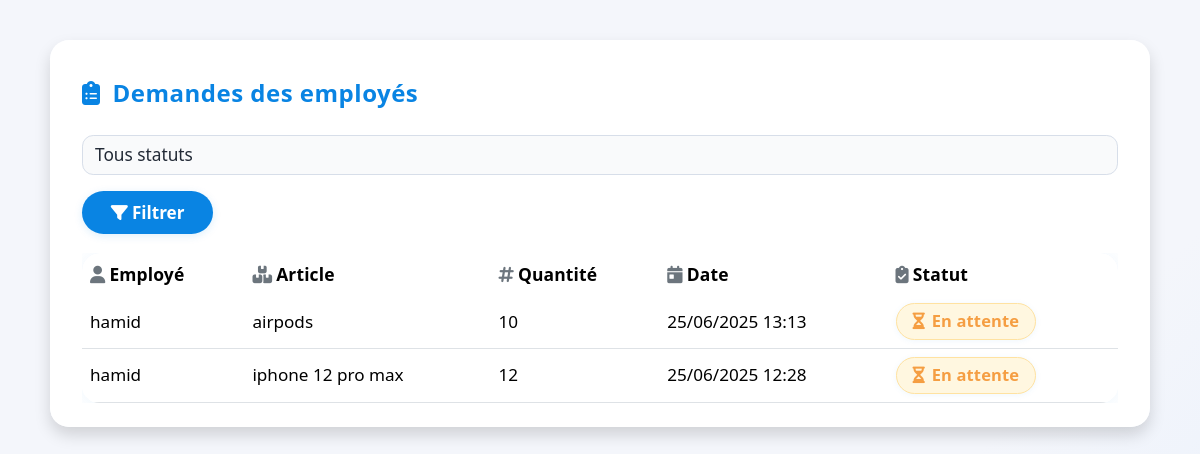
The page /demandes/ (signed in) on the database its author committed.
### inventory/models.py (models this page shows, shortened)
class DemandeArticle(models.Model):
    STATUT_CHOICES = [
        ('en_attente', 'En attente'),
        ('approuvee', 'Approuvée'),
        ('refusee', 'Refusée'),
    ]
    employe = models.ForeignKey(settings.AUTH_USER_MODEL, on_delete=models.CASCADE, limit_choices_to={'role': 'employe'})
    article = models.ForeignKey(Article, on_delete=models.CASCADE)
    quantite = models.PositiveIntegerField()
    date_demande = models.DateTimeField(auto_now_add=True)
    statut = models.CharField(max_length=20, choices=STATUT_CHOICES, default='en_attente')

class CustomUser(AbstractUser):
    ROLE_CHOICES = [
        ('admin', 'Administrateur'),
        ('gestionnaire', 'Gestionnaire de stock'),
        ('employe', 'Employé'),
        ('fournisseur', 'Fournisseur'),
    ]
    role = models.CharField(max_length=20, choices=ROLE_CHOICES)
    phone_number = models.CharField(max_length=15, blank=True, null=True)
    secondary_email = models.EmailField(
        "Email secondaire (2FA)",
        max_length=254,
        blank=True,
        null=True,
        unique=True,
        help_text="Adresse e-mail ajoutée via la procédure 2FA"
    )

class Article(models.Model):
    nom           = models.CharField(max_length=200)
    reference     = models.CharField(max_length=100, unique=True)
    prix          = models.DecimalField(max_digits=10, decimal_places=2)
    quantite      = models.IntegerField(default=0, help_text="Quantité initiale")
    stock         = models.IntegerField(default=0, help_text="Stock courant")
    description   = models.TextField(blank=True, default="")
    facteur_co2   = models.FloatField(default=0.0, verbose_name="Facteur CO₂ (kg/unité)")
    stock_min     = models.PositiveIntegerField(default=1, help_text="Seuil minimal pour alerte")
    alerte_stock_faible_envoyee = models.BooleanField(
        default=False,
        help_text="Passé à True dès qu'une alerte stock < 10 a été envoyée"
    )

### inventory/views.py (the view)
# urls.py: path('demandes/', liste_demandes, name='liste_demandes'),
@login_required
@user_passes_test(is_gestionnaire)
def liste_demandes(request):
    demandes = DemandeArticle.objects.select_related('article', 'employe').order_by('-date_demande')
    statut = request.GET.get('statut')
    if statut:
        demandes = demandes.filter(statut=statut)
    context = {
        "demandes": demandes,
        "statut": statut,
    }
    return render(request, "liste.html", context)

### inventory/views.py (called while the page is built)
def is_gestionnaire(user):
    return user.role == 'gestionnaire' or user.role == 'admin'

### templates/liste.html (shortened to what this page needs)
{% load static %}
<!DOCTYPE html>
<html lang="fr">
<head>
  <link rel="stylesheet" href="https://cdn.jsdelivr.net/npm/bootstrap@5.3.2/dist/css/bootstrap.min.css">
  <link rel="stylesheet" href="https://cdnjs.cloudflare.com/ajax/libs/font-awesome/6.4.0/css/all.min.css">
</head>
<body>
<div class="demande-wrapper shadow">
  <div class="page-title">
    <i class="fas fa-clipboard-list"></i> Demandes des employés
  </div>
  <form method="get" class="filters-bar">
    <select name="statut" class="form-select">
      <option value="">Tous statuts</option>
    </select>
    <button class="btn btn-primary" type="submit"><i class="fas fa-filter me-1"></i>Filtrer</button>
  </form>
  <div class="table-responsive">
    <table class="table align-middle table-hover">
      <thead>
        <tr>
          <th><i class="fas fa-user icon-cell text-secondary me-1"></i>Employé</th>
          <th><i class="fas fa-boxes-stacked icon-cell text-secondary me-1"></i>Article</th>
          <th><i class="fas fa-hashtag icon-cell text-secondary me-1"></i>Quantité</th>
          <th><i class="fas fa-calendar-day icon-cell text-secondary me-1"></i>Date</th>
          <th><i class="fas fa-clipboard-check icon-cell text-secondary me-1"></i>Statut</th>
        </tr>
      </thead>
      <tbody>
        {% for demande in demandes %}
        <tr>
          <td>{{ demande.employe.username }}</td>
          <td>{{ demande.article.nom }}</td>
          <td>{{ demande.quantite }}</td>
          <td>{{ demande.date_demande|date:"d/m/Y H:i" }}</td>
          <td>
            {% if demande.statut == 'en_attente' %}
              <span class="badge-status badge-waiting">
                <i class="fas fa-hourglass-half"></i> En attente
              </span>
            {% elif demande.statut == 'approuvee' %}
              <span class="badge-status badge-approve">
                <i class="fas fa-check-circle"></i> Approuvée
              </span>
            {% else %}
              <span class="badge-status badge-refused">
                <i class="fas fa-times-circle"></i> Refusée
              </span>
            {% endif %}
          </td>
        </tr>
        {% endfor %}
      </tbody>
    </table>
  </div>
</div>
</body>
</html>

### templates/liste.html (style rules this page uses)
body { background: linear-gradient(135deg, #f4f6fb 70%, #e8f0fc 100%); font-family: 'Segoe UI', 'Roboto', Arial, sans-serif; color: #222a36; min-height: 100vh; }
.demande-wrapper { max-width: 1100px; margin: 2.5rem auto 2rem auto; background: rgba(255,255,255,0.98); border-radius: 1.2rem; box-shadow: 0 6px 32px 0 rgba(52, 87, 179, 0.10); padding: 2.2rem 2rem 1.5rem 2rem; animation: fadeIn .7s cubic-bezier(.27,1.09,.53,1) both; }
.page-title { font-size: 1.5rem; font-weight: 800; color: #0984e3; letter-spacing: 0.5px; margin-bottom: 1.5rem; display: flex; align-items: center; gap: .75rem; }
.filters-bar { margin-bottom: 1.2rem; display: flex; flex-wrap: wrap; gap: 1rem; align-items: center; }
.filters-bar select { min-width: 160px; border-radius: .7rem; border: 1.4px solid #d7dee9; background: #f9fafb; font-size: 1.08rem; color: #222a36; }
.filters-bar .btn-primary { background: #0984e3; border-radius: 2rem; font-weight: 600; border: none; font-size: 1.07rem; box-shadow: 0 2px 8px #0984e322; padding: .53rem 1.8rem; transition: background .16s; }
.table { border-radius: 1.1rem; overflow: hidden; background: rgba(255,255,255,0.97); margin-bottom: 0; box-shadow: 0 2px 20px #0984e313; }
thead { background: #e8f0fc; }
thead th { color: #232d39; font-weight: 700; font-size: 1.09rem; border-bottom: none; border-top: none; vertical-align: middle; letter-spacing: .15px; }
tbody tr { transition: background .15s; }
td { vertical-align: middle; font-size: 1.07rem; }
.badge-status { display: inline-flex; align-items: center; gap: 0.4em; font-size: 1.03rem; border-radius: 1.3rem; font-weight: 600; padding: 5px 16px; letter-spacing: 0.15px; border: 1px solid #eee; box-shadow: 0 1px 6px #0984e311; min-width: 112px; justify-content: center; }
.badge-waiting { background: #fff7e0; color: #f59e42; border-color: #ffe2a1; }

### rows shown on the page
DemandeArticle: employe.username "hamid", article.nom "airpods", quantite "10", date_demande "25/06/2025 13:13", statut "en_attente" (drawn)
DemandeArticle: employe.username "hamid", article.nom "iphone 12 pro max", quantite "12", date_demande "25/06/2025 12:28", statut "en_attente" (drawn)
